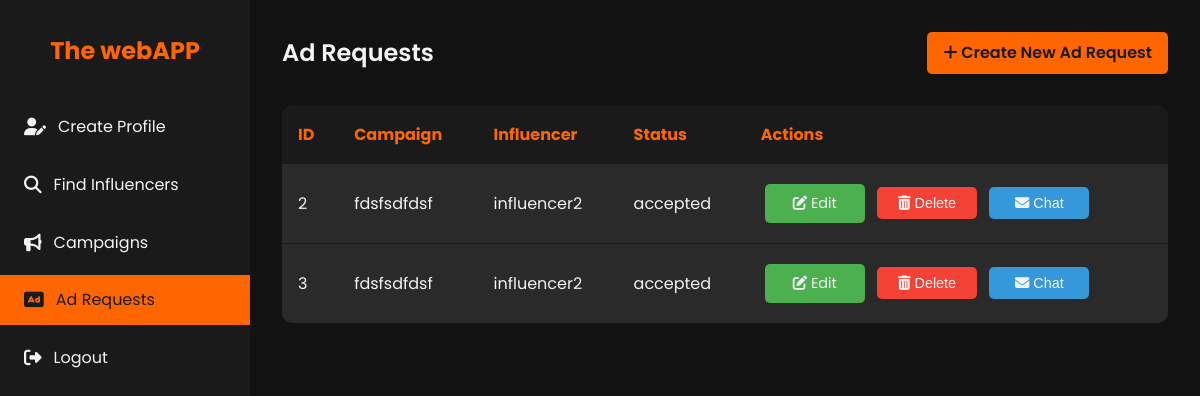
Page /ad_requests (signed in) on the committed database.
### models.py (models this page shows, shortened)
class AdRequest(db.Model):
    id = db.Column(db.Integer, primary_key=True)
    campaign_id = db.Column(db.Integer, db.ForeignKey('campaign.id', ondelete='CASCADE'), nullable=False)
    influencer_id = db.Column(db.Integer, db.ForeignKey('influencer.id', ondelete='CASCADE'), nullable=False)
    status = db.Column(db.String(50), nullable=False)  # pending, accepted, rejected, negotiated
    details = db.Column(db.Text)
    negotiation_terms = db.Column(db.Text)
    communication_log = db.Column(db.Text)
    renegotiation_email = db.Column(db.String(120), nullable=False)
    company_name = db.Column(db.String(120), nullable=False)
    created_at = db.Column(db.DateTime, default=datetime.utcnow)
    updated_at = db.Column(db.DateTime, default=datetime.utcnow, onupdate=datetime.utcnow)
    campaign = db.relationship('Campaign', backref=db.backref('ad_requests', lazy=True, cascade='all, delete-orphan'))
    influencer = db.relationship('Influencer', backref=db.backref('ad_requests', lazy=True, cascade='all, delete-orphan'))

class Campaign(db.Model):
    id = db.Column(db.Integer, primary_key=True)
    sponsor_id = db.Column(db.Integer, db.ForeignKey('sponsor.id', ondelete='SET NULL'), nullable=True)
    title = db.Column(db.String(120), nullable=False)
    company_name= db.Column(db.String(120), nullable=False)
    description = db.Column(db.Text)
    budget = db.Column(db.Float)
    category = db.Column(db.String(120))
    status = db.Column(db.String(50), nullable=False)  # active, completed, flagged
    start_date = db.Column(db.DateTime)
    end_date = db.Column(db.DateTime)
    is_public = db.Column(db.Boolean, default=True)
    sponsor = db.relationship('Sponsor', backref=db.backref('campaigns', lazy=True, cascade='all, delete-orphan'))

class User(db.Model, UserMixin):
    id = db.Column(db.Integer, primary_key=True)
    username = db.Column(db.String(80), unique=True, nullable=False)
    password = db.Column(db.String(200), nullable=False)
    email = db.Column(db.String(120), unique=True, nullable=False)
    role = db.Column(db.String(50), nullable=False)  # admin, sponsor, influencer
    is_active = db.Column(db.Boolean, default=True)
    sponsor = db.relationship('Sponsor', back_populates='user', uselist=False)
    influencer = db.relationship('Influencer', back_populates='user', uselist=False)

### app.py (the view)
    @app.route('/ad_requests', methods=['GET'])
    def list_ad_requests():
        ad_requests = AdRequest.query.filter(AdRequest.campaign.has(sponsor_id=current_user.id)).all()
        return render_template('ad_requests_list.html', ad_requests=ad_requests)

### templates/ad_requests_list.html (shortened to what this page needs)
<!DOCTYPE html>
<html lang="en">
<head>
    <link rel="stylesheet" href="https://cdnjs.cloudflare.com/ajax/libs/font-awesome/6.1.1/css/all.min.css">
</head>
<body>
    <div class="dashboard">
        <aside class="sidebar">
            <div class="logo">
                <h1>The webAPP</h1>
            </div>
            <nav>
                <ul class="nav-menu">
                    <li class="nav-item">
                        <a href="{{ url_for('sponsor_profile') }}" class="nav-link">
                            <i class="fas fa-user-edit"></i> Create Profile
                        </a>
                    </li>
                    <li class="nav-item">
                        <a href="{{ url_for('search_influencers') }}" class="nav-link">
                            <i class="fas fa-search"></i> Find Influencers
                        </a>
                    </li>
                    <li class="nav-item">
                        <a href="{{ url_for('campaigns_list') }}" class="nav-link">
                            <i class="fas fa-bullhorn"></i> Campaigns
                        </a>
                    </li>
                    <li class="nav-item">
                        <a href="{{ url_for('list_ad_requests') }}" class="nav-link active">
                            <i class="fas fa-ad"></i> Ad Requests
                        </a>
                    </li>
                    <li class="nav-item">
                        <a href="{{ url_for('logout') }}" class="nav-link">
                            <i class="fas fa-sign-out-alt"></i> Logout
                        </a>
                    </li>
                </ul>
            </nav>
        </aside>
        <main class="main-content">
            <header class="header">
                <h1 class="welcome-text">Ad Requests</h1>
                <a href="{{ url_for('create_ad_request') }}" class="btn">
                    <i class="fas fa-plus"></i> Create New Ad Request
                </a>
            </header>
            <section>
                <table class="ad-requests-table">
                    <thead>
                        <tr>
                            <th>ID</th>
                            <th>Campaign</th>
                            <th>Influencer</th>
                            <th>Status</th>
                            <th>Actions</th>
                        </tr>
                    </thead>
                    <tbody>
                        {% for ad_request in ad_requests %}
                        <tr>
                            <td>{{ ad_request.id }}</td>
                            <td>{{ ad_request.campaign.title }}</td>
                            <td>{{ ad_request.influencer.user.username }}</td>
                            <td>{{ ad_request.status }}</td>
                            <td>
                                <a href="{{ url_for('edit_ad_request', id=ad_request.id) }}" class="action-btn edit-btn">
                                    <i class="fas fa-edit"></i> Edit
                                </a>
                                <form action="{{ url_for('delete_ad_request', id=ad_request.id) }}" method="POST" style="display: inline;">
                                    <button type="submit" class="action-btn delete-btn" onclick="return confirm('Are you sure you want to delete this ad request?');">
                                        <i class="fas fa-trash-alt"></i> Delete
                                    </button>
                                </form>
                                {% if ad_request.status == 'accepted' %}
                                <button class="action-btn chat-btn" onclick="showEmail('{{ ad_request.id }}', '{{ ad_request.influencer.contact_email }}')">
                                    <i class="fas fa-envelope"></i> Chat
                                </button>
                                {% endif %}
                            </td>
                        </tr>
                        {% endfor %}
                    </tbody>
                </table>
            </section>
        </main>
    </div>
</body>
</html>

### templates/ad_requests_list.html (style rules this page uses)
:root { --primary-color: #1a1a1a; --secondary-color: #ff6600; --text-color: #f4f4f4; --bg-color: #121212; --card-bg-color: #2a2a2a; --hover-color: #ff8533; }
* { margin: 0; padding: 0; box-sizing: border-box; }
body { font-family: 'Poppins', sans-serif; line-height: 1.6; color: var(--text-color); background-color: var(--bg-color); }
.dashboard { display: flex; min-height: 100vh; }
.sidebar { width: 250px; background-color: var(--primary-color); padding: 2rem 0; position: fixed; height: 100vh; overflow-y: auto; }
.logo { text-align: center; margin-bottom: 2rem; }
.logo h1 { color: var(--secondary-color); font-size: 1.5rem; }
.nav-menu { list-style-type: none; }
.nav-item { margin-bottom: 0.5rem; }
.nav-link { display: flex; align-items: center; padding: 0.75rem 1.5rem; color: var(--text-color); text-decoration: none; transition: all 0.3s ease; }
.nav-link:hover, .nav-link.active { background-color: var(--secondary-color); color: var(--primary-color); }
.nav-link i { margin-right: 0.75rem; font-size: 1.1rem; }
.main-content { flex-grow: 1; margin-left: 250px; padding: 2rem; }
.header { display: flex; justify-content: space-between; align-items: center; margin-bottom: 2rem; }
.welcome-text { font-size: 1.5rem; font-weight: 600; }
.btn { background-color: var(--secondary-color); color: var(--primary-color); padding: 0.5rem 1rem; border: none; border-radius: 5px; cursor: pointer; font-weight: 600; transition: all 0.3s ease; text-decoration: none; display: inline-block; }
.ad-requests-table { width: 100%; border-collapse: collapse; margin-top: 1rem; background-color: var(--card-bg-color); border-radius: 10px; overflow: hidden; }
.ad-requests-table th, .ad-requests-table td { padding: 1rem; text-align: left; border-bottom: 1px solid var(--primary-color); }
.ad-requests-table th { background-color: var(--primary-color); color: var(--secondary-color); }
.ad-requests-table tr:last-child td { border-bottom: none; }
.action-btn { padding: 0.5rem 1rem; border-radius: 5px; text-decoration: none; color: var(--text-color); transition: all 0.3s ease; display: inline-block; width: 100px; text-align: center; margin: 0.25rem; border: none; cursor: pointer; font-size: 0.9rem; }
.edit-btn { background-color: #4CAF50; }
.delete-btn { background-color: #f44336; }
.chat-btn { background-color: #3498db; }

### rows in the picture
AdRequest: id "2", campaign "fdsfsdfdsf", influencer.user.username "influencer2", status "accepted"
AdRequest: id "3", campaign "fdsfsdfdsf", influencer.user.username "influencer2", status "accepted"
